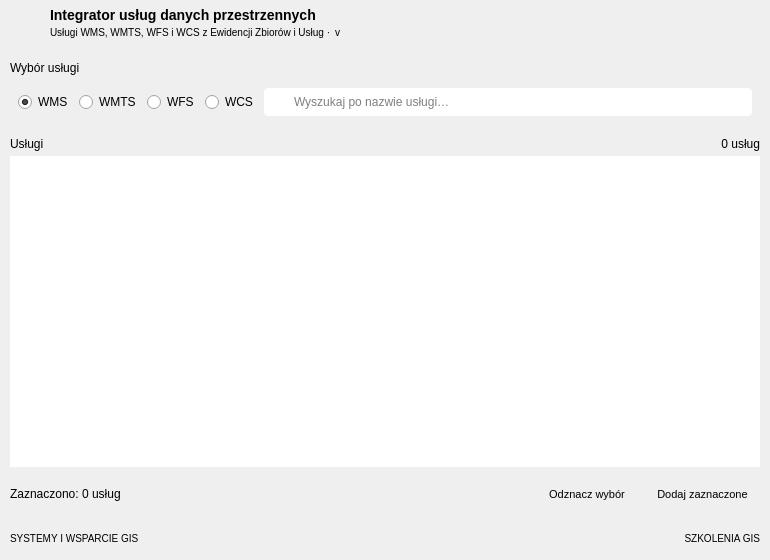
<?xml version="1.0" encoding="UTF-8"?>
<ui version="4.0">
 <class>IntegratorUslugPrzestrzennychDialogBase</class>
 <widget class="QDockWidget" name="IntegratorUslugPrzestrzennychDialogBase">
  <property name="geometry">
   <rect>
    <x>0</x>
    <y>0</y>
    <width>770</width>
    <height>560</height>
   </rect>
  </property>
  <property name="windowTitle">
   <string/>
  </property>
  <property name="windowIcon">
   <iconset>
    <normaloff>../images/icon.svg</normaloff>../images/icon.svg</iconset>
  </property>
  <property name="styleSheet">
   <string notr="true">* { font-family: "DejaVu Sans"; }
QScrollArea#scrollArea { border: none; background: transparent; }
QLabel#lbl_title { font-size: 14px; font-weight: bold; }
QLabel#lbl_subtitle, QLabel#lbl_pluginVersion { font-size: 10px; }
QToolButton#btn_help, QToolButton#btn_close { border: none; border-radius: 6px; padding: 3px; }
QLabel#lbl_email, QLabel#lbl_szkolenia { font-size: 10px; }
QLabel#lbl_logo { background: transparent; padding: 0px; }

QFrame#card_service, QFrame#card_services { border-radius: 6px; background-repeat: repeat-x; background-position: top left; background-origin: border; }
QLabel[role="card-title"] { font-size: 11px; font-weight: bold; padding: 0px 8px; background: transparent; }
QLabel[role="count"] { font-size: 10px; font-weight: bold; }
QLabel[role="caption"] { font-size: 10px; padding: 4px 8px; }

QRadioButton[role="pill"] { font-size: 10px; font-weight: bold; border-radius: 13px; padding: 0px 14px; spacing: 0px; }
QRadioButton[role="pill"]::indicator { width: 0px; height: 0px; border: none; image: none; }

QLineEdit { border-radius: 4px; padding: 0px 6px; font-size: 12px; }
QLineEdit#search_lineedit { padding-left: 28px; background-repeat: no-repeat; background-position: left center; background-origin: border; }

QTableView { border: none; padding: 0px; font-size: 12px; }
QTableView::item { padding: 0px 6px; border: none; }
QHeaderView::section { font-size: 12px; font-weight: bold; padding: 4px 6px; margin: 0px; border: none; }
QHeaderView::down-arrow, QHeaderView::up-arrow { width: 10px; height: 10px; subcontrol-position: center right; subcontrol-origin: padding; }

QPushButton { border-radius: 4px; padding: 4px 12px; font-size: 11px; }
QPushButton[role="primary"] { font-size: 12px; font-weight: bold; padding: 4px 14px; border: none; }

QPushButton:focus, QToolButton:focus, QRadioButton:focus, QTableView:focus { outline: none; }

QDockWidget[theme="light"] QWidget#dockWidgetContents, QDockWidget[theme="light"] QWidget#content_widget { background: #ffffff; }
QDockWidget[theme="light"] QLabel { color: #23282a; }
QDockWidget[theme="light"] QFrame#header_frame { background: #ffffff; border: none; border-bottom: 2px solid #4c6e4f; }
QDockWidget[theme="light"] QLabel#lbl_title { color: #3b5a3e; }
QDockWidget[theme="light"] QLabel#lbl_subtitle, QDockWidget[theme="light"] QLabel#lbl_pluginVersion { color: #6b7572; }
QDockWidget[theme="light"] QToolButton#btn_help:hover, QDockWidget[theme="light"] QToolButton#btn_close:hover { background: #e8efe8; }
QDockWidget[theme="light"] QToolButton#btn_help { qproperty-icon: url(iudpimg:help.svg); }
QDockWidget[theme="light"] QToolButton#btn_close { qproperty-icon: url(iudpimg:close.svg); }
QDockWidget[theme="light"] QFrame#footer_frame { background: #f6f8f6; border: none; border-top: 1px solid #d6ded6; }

QDockWidget[theme="light"] QFrame#card_service { background-color: #ffffff; background-image: url(iudpimg:bar_service_light.svg); border: 1px solid #b9c7ba; }
QDockWidget[theme="light"] QFrame#card_services { background-color: #ffffff; background-image: url(iudpimg:bar_list_light.svg); border: 1px solid #d6ded6; }
QDockWidget[theme="light"] QLabel[role="card-title"] { color: #23282a; }
QDockWidget[theme="light"] QFrame#services_title_bar { background: transparent; border: none; }
QDockWidget[theme="light"] QLabel#lbl_services_title { background: transparent; color: #3b5a3e; }
QDockWidget[theme="light"] QLabel[role="caption"] { color: #6b7572; }
QDockWidget[theme="light"] QLabel[role="count"] { color: #3b5a3e; }

QDockWidget[theme="light"] QRadioButton[role="pill"] { background: #ffffff; color: #23282a; border: 1px solid #b9c7ba; }
QDockWidget[theme="light"] QRadioButton[role="pill"]:hover { border-color: #4c6e4f; color: #3b5a3e; }
QDockWidget[theme="light"] QRadioButton[role="pill"]:checked { background: #4c6e4f; color: #ffffff; border-color: #4c6e4f; }
QDockWidget[theme="light"] QRadioButton[role="pill"]:disabled { color: #9aa39e; border-color: #d6ded6; }
QDockWidget[theme="light"] QRadioButton[role="pill"]:checked:disabled { background: #c9d3ca; color: #f4f6f4; border-color: #c9d3ca; }

QDockWidget[theme="light"] QLineEdit { background: #ffffff; color: #23282a; border: 1px solid #b9c7ba; selection-background-color: #4c6e4f; selection-color: #ffffff; }
QDockWidget[theme="light"] QLineEdit:focus { border: 1px solid #4c6e4f; }
QDockWidget[theme="light"] QLineEdit#search_lineedit { background-image: url(iudpimg:search.svg); }

QDockWidget[theme="light"] QTableView { background: #ffffff; alternate-background-color: #f6f8f6; color: #23282a; selection-background-color: #4c6e4f; selection-color: #ffffff; }
QDockWidget[theme="light"] QTableView::item:selected { background: #4c6e4f; color: #ffffff; }
QDockWidget[theme="light"] QHeaderView { background: #e8efe8; }
QDockWidget[theme="light"] QHeaderView::section { background: #e8efe8; color: #3b5a3e; border-top: 1px solid #e8efe8; border-left: none; border-bottom: 1px solid #d6ded6; border-right: 1px solid #d6ded6; }
QDockWidget[theme="light"] QHeaderView::up-arrow { image: url(iudpimg:sort_down.svg); }
QDockWidget[theme="light"] QHeaderView::down-arrow { image: url(iudpimg:sort_up.svg); }

QDockWidget[theme="light"] QPushButton { background: #ffffff; color: #23282a; border: 1px solid #b9c7ba; }
QDockWidget[theme="light"] QPushButton:hover { border-color: #4c6e4f; color: #3b5a3e; }
QDockWidget[theme="light"] QPushButton:pressed { background: #eef3ee; }
QDockWidget[theme="light"] QPushButton:disabled { color: #9aa39e; border-color: #d6ded6; }
QDockWidget[theme="light"] QPushButton#reject_btn { qproperty-icon: url(iudpimg:clear.svg); }
QDockWidget[theme="light"] QPushButton[role="primary"] { background: #4c6e4f; color: #ffffff; border: none; }
QDockWidget[theme="light"] QPushButton[role="primary"]:hover { background: #5b8260; color: #ffffff; }
QDockWidget[theme="light"] QPushButton[role="primary"]:pressed { background: #3d5a40; }
QDockWidget[theme="light"] QPushButton[role="primary"]:disabled { background: #c9d3ca; color: #f4f6f4; }

QDockWidget[theme="dark"] QWidget#dockWidgetContents, QDockWidget[theme="dark"] QWidget#content_widget { background: #2b2d2e; }
QDockWidget[theme="dark"] QLabel { color: #e6e9e7; }
QDockWidget[theme="dark"] QFrame#header_frame { background: #303334; border: none; border-bottom: 2px solid #6f9c73; }
QDockWidget[theme="dark"] QLabel#lbl_title { color: #a9cfac; }
QDockWidget[theme="dark"] QLabel#lbl_subtitle, QDockWidget[theme="dark"] QLabel#lbl_pluginVersion { color: #9aa4a0; }
QDockWidget[theme="dark"] QToolButton#btn_help:hover, QDockWidget[theme="dark"] QToolButton#btn_close:hover { background: #2c3a2d; }
QDockWidget[theme="dark"] QToolButton#btn_help { qproperty-icon: url(iudpimg:help_dark.svg); }
QDockWidget[theme="dark"] QToolButton#btn_close { qproperty-icon: url(iudpimg:close_dark.svg); }
QDockWidget[theme="dark"] QFrame#footer_frame { background: #303334; border: none; border-top: 1px solid #44494a; }

QDockWidget[theme="dark"] QFrame#card_service { background-color: #262829; background-image: url(iudpimg:bar_service_dark.svg); border: 1px solid #6f9c73; }
QDockWidget[theme="dark"] QFrame#card_services { background-color: #262829; background-image: url(iudpimg:bar_list_dark.svg); border: 1px solid #44494a; }
QDockWidget[theme="dark"] QLabel[role="card-title"] { color: #ffffff; }
QDockWidget[theme="dark"] QFrame#services_title_bar { background: transparent; border: none; }
QDockWidget[theme="dark"] QLabel#lbl_services_title { background: transparent; color: #a9cfac; }
QDockWidget[theme="dark"] QLabel[role="caption"] { color: #9aa4a0; }
QDockWidget[theme="dark"] QLabel[role="count"] { color: #a9cfac; }

QDockWidget[theme="dark"] QRadioButton[role="pill"] { background: #262829; color: #e6e9e7; border: 1px solid #5a6162; }
QDockWidget[theme="dark"] QRadioButton[role="pill"]:hover { border-color: #6f9c73; color: #a9cfac; }
QDockWidget[theme="dark"] QRadioButton[role="pill"]:checked { background: #6f9c73; color: #ffffff; border-color: #6f9c73; }
QDockWidget[theme="dark"] QRadioButton[role="pill"]:disabled { color: #6f7773; border-color: #44494a; }
QDockWidget[theme="dark"] QRadioButton[role="pill"]:checked:disabled { background: #3e4442; color: #8a918e; border-color: #3e4442; }

QDockWidget[theme="dark"] QLineEdit { background: #1f2122; color: #e6e9e7; border: 1px solid #5a6162; selection-background-color: #6f9c73; selection-color: #ffffff; }
QDockWidget[theme="dark"] QLineEdit:focus { border: 1px solid #6f9c73; }
QDockWidget[theme="dark"] QLineEdit#search_lineedit { background-image: url(iudpimg:search_dark.svg); }

QDockWidget[theme="dark"] QTableView { background: #262829; alternate-background-color: #2b2d2e; color: #e6e9e7; selection-background-color: #6f9c73; selection-color: #ffffff; }
QDockWidget[theme="dark"] QTableView::item:selected { background: #6f9c73; color: #ffffff; }
QDockWidget[theme="dark"] QHeaderView { background: #2c3a2d; }
QDockWidget[theme="dark"] QHeaderView::section { background: #2c3a2d; color: #a9cfac; border-top: 1px solid #2c3a2d; border-left: none; border-bottom: 1px solid #44494a; border-right: 1px solid #44494a; }
QDockWidget[theme="dark"] QHeaderView::up-arrow { image: url(iudpimg:sort_down_dark.svg); }
QDockWidget[theme="dark"] QHeaderView::down-arrow { image: url(iudpimg:sort_up_dark.svg); }

QDockWidget[theme="dark"] QPushButton { background: #2b2d2e; color: #e6e9e7; border: 1px solid #5a6162; }
QDockWidget[theme="dark"] QPushButton:hover { border-color: #6f9c73; color: #a9cfac; }
QDockWidget[theme="dark"] QPushButton:pressed { background: #2c3a2d; }
QDockWidget[theme="dark"] QPushButton:disabled { color: #6f7773; border-color: #44494a; }
QDockWidget[theme="dark"] QPushButton#reject_btn { qproperty-icon: url(iudpimg:clear_dark.svg); }
QDockWidget[theme="dark"] QPushButton[role="primary"] { background: #6f9c73; color: #ffffff; border: none; }
QDockWidget[theme="dark"] QPushButton[role="primary"]:hover { background: #7fae83; color: #ffffff; }
QDockWidget[theme="dark"] QPushButton[role="primary"]:pressed { background: #5b8260; }
QDockWidget[theme="dark"] QPushButton[role="primary"]:disabled { background: #3e4442; color: #8a918e; }
</string>
  </property>
  <property name="theme" stdset="0">
   <string notr="true">light</string>
  </property>
  <widget class="QWidget" name="dockWidgetContents">
   <layout class="QVBoxLayout" name="verticalLayout_main">
    <property name="spacing">
     <number>0</number>
    </property>
    <property name="leftMargin">
     <number>0</number>
    </property>
    <property name="topMargin">
     <number>0</number>
    </property>
    <property name="rightMargin">
     <number>0</number>
    </property>
    <property name="bottomMargin">
     <number>0</number>
    </property>
    <item>
     <widget class="QFrame" name="header_frame">
      <property name="frameShape">
       <enum>QFrame::NoFrame</enum>
      </property>
      <layout class="QHBoxLayout" name="horizontalLayout_header" stretch="0,1,0,0">
       <property name="spacing">
        <number>8</number>
       </property>
       <property name="leftMargin">
        <number>8</number>
       </property>
       <property name="topMargin">
        <number>6</number>
       </property>
       <property name="rightMargin">
        <number>8</number>
       </property>
       <property name="bottomMargin">
        <number>6</number>
       </property>
       <item>
        <widget class="QLabel" name="img_main">
         <property name="minimumSize">
          <size>
           <width>34</width>
           <height>34</height>
          </size>
         </property>
         <property name="maximumSize">
          <size>
           <width>34</width>
           <height>34</height>
          </size>
         </property>
         <property name="text">
          <string/>
         </property>
         <property name="pixmap">
          <pixmap>../images/icon.svg</pixmap>
         </property>
         <property name="scaledContents">
          <bool>true</bool>
         </property>
         <property name="margin">
          <number>3</number>
         </property>
        </widget>
       </item>
       <item>
        <layout class="QVBoxLayout" name="verticalLayout_title">
         <property name="spacing">
          <number>1</number>
         </property>
         <item>
          <widget class="QLabel" name="lbl_title">
           <property name="text">
            <string>Integrator usług danych przestrzennych</string>
           </property>
          </widget>
         </item>
         <item>
          <layout class="QHBoxLayout" name="horizontalLayout_subtitle">
           <property name="spacing">
            <number>4</number>
           </property>
           <item>
            <widget class="QLabel" name="lbl_subtitle">
             <property name="text">
              <string>Usługi WMS, WMTS, WFS i WCS z Ewidencji Zbiorów i Usług ·</string>
             </property>
            </widget>
           </item>
           <item>
            <widget class="QLabel" name="lbl_pluginVersion">
             <property name="text">
              <string>v</string>
             </property>
            </widget>
           </item>
           <item>
            <spacer name="horizontalSpacer_subtitle">
             <property name="orientation">
              <enum>Qt::Horizontal</enum>
             </property>
             <property name="sizeHint" stdset="0">
              <size>
               <width>10</width>
               <height>10</height>
              </size>
             </property>
            </spacer>
           </item>
          </layout>
         </item>
        </layout>
       </item>
       <item>
        <widget class="QToolButton" name="btn_help">
         <property name="cursor">
          <cursorShape>PointingHandCursor</cursorShape>
         </property>
         <property name="toolTip">
          <string>Pomoc – strona wtyczki</string>
         </property>
         <property name="icon">
          <iconset>
           <normaloff>../images/help.svg</normaloff>../images/help.svg</iconset>
         </property>
         <property name="iconSize">
          <size>
           <width>18</width>
           <height>18</height>
          </size>
         </property>
         <property name="autoRaise">
          <bool>true</bool>
         </property>
        </widget>
       </item>
       <item>
        <widget class="QToolButton" name="btn_close">
         <property name="cursor">
          <cursorShape>PointingHandCursor</cursorShape>
         </property>
         <property name="toolTip">
          <string>Zamknij wtyczkę</string>
         </property>
         <property name="icon">
          <iconset>
           <normaloff>../images/close.svg</normaloff>../images/close.svg</iconset>
         </property>
         <property name="iconSize">
          <size>
           <width>18</width>
           <height>18</height>
          </size>
         </property>
         <property name="autoRaise">
          <bool>true</bool>
         </property>
        </widget>
       </item>
      </layout>
     </widget>
    </item>
    <item>
     <widget class="QScrollArea" name="scrollArea">
      <property name="frameShape">
       <enum>QFrame::NoFrame</enum>
      </property>
      <property name="widgetResizable">
       <bool>true</bool>
      </property>
      <widget class="QWidget" name="content_widget">
       <layout class="QVBoxLayout" name="verticalLayout_content" stretch="0,1,0">
        <property name="spacing">
         <number>8</number>
        </property>
        <property name="leftMargin">
         <number>10</number>
        </property>
        <property name="topMargin">
         <number>10</number>
        </property>
        <property name="rightMargin">
         <number>10</number>
        </property>
        <property name="bottomMargin">
         <number>10</number>
        </property>
        <item>
         <widget class="QFrame" name="card_service">
          <property name="frameShape">
           <enum>QFrame::NoFrame</enum>
          </property>
          <layout class="QVBoxLayout" name="verticalLayout_card_service">
           <property name="spacing">
            <number>0</number>
           </property>
           <property name="leftMargin">
            <number>0</number>
           </property>
           <property name="topMargin">
            <number>0</number>
           </property>
           <property name="rightMargin">
            <number>0</number>
           </property>
           <property name="bottomMargin">
            <number>0</number>
           </property>
           <item>
            <widget class="QLabel" name="lbl_service_title">
             <property name="minimumSize">
              <size>
               <width>0</width>
               <height>24</height>
              </size>
             </property>
             <property name="maximumSize">
              <size>
               <width>16777215</width>
               <height>24</height>
              </size>
             </property>
             <property name="text">
              <string>Wybór usługi</string>
             </property>
             <property name="role" stdset="0">
              <string notr="true">card-title</string>
             </property>
            </widget>
           </item>
           <item>
            <layout class="QHBoxLayout" name="horizontalLayout_service" stretch="0,0,0,0,1">
             <property name="spacing">
              <number>6</number>
             </property>
             <property name="leftMargin">
              <number>8</number>
             </property>
             <property name="topMargin">
              <number>8</number>
             </property>
             <property name="rightMargin">
              <number>8</number>
             </property>
             <property name="bottomMargin">
              <number>8</number>
             </property>
             <item>
              <widget class="QRadioButton" name="wms_rdbtn">
               <property name="minimumSize">
                <size>
                 <width>0</width>
                 <height>26</height>
                </size>
               </property>
               <property name="cursor">
                <cursorShape>PointingHandCursor</cursorShape>
               </property>
               <property name="text">
                <string>WMS</string>
               </property>
               <property name="checked">
                <bool>true</bool>
               </property>
               <property name="role" stdset="0">
                <string notr="true">pill</string>
               </property>
              </widget>
             </item>
             <item>
              <widget class="QRadioButton" name="wmts_rdbtn">
               <property name="minimumSize">
                <size>
                 <width>0</width>
                 <height>26</height>
                </size>
               </property>
               <property name="cursor">
                <cursorShape>PointingHandCursor</cursorShape>
               </property>
               <property name="text">
                <string>WMTS</string>
               </property>
               <property name="role" stdset="0">
                <string notr="true">pill</string>
               </property>
              </widget>
             </item>
             <item>
              <widget class="QRadioButton" name="wfs_rdbtn">
               <property name="minimumSize">
                <size>
                 <width>0</width>
                 <height>26</height>
                </size>
               </property>
               <property name="cursor">
                <cursorShape>PointingHandCursor</cursorShape>
               </property>
               <property name="text">
                <string>WFS</string>
               </property>
               <property name="role" stdset="0">
                <string notr="true">pill</string>
               </property>
              </widget>
             </item>
             <item>
              <widget class="QRadioButton" name="wcs_rdbtn">
               <property name="minimumSize">
                <size>
                 <width>0</width>
                 <height>26</height>
                </size>
               </property>
               <property name="cursor">
                <cursorShape>PointingHandCursor</cursorShape>
               </property>
               <property name="text">
                <string>WCS</string>
               </property>
               <property name="role" stdset="0">
                <string notr="true">pill</string>
               </property>
              </widget>
             </item>
             <item>
              <widget class="QLineEdit" name="search_lineedit">
               <property name="minimumSize">
                <size>
                 <width>140</width>
                 <height>28</height>
                </size>
               </property>
               <property name="placeholderText">
                <string>Wyszukaj po nazwie usługi…</string>
               </property>
               <property name="clearButtonEnabled">
                <bool>true</bool>
               </property>
              </widget>
             </item>
            </layout>
           </item>
          </layout>
         </widget>
        </item>
        <item>
         <widget class="QFrame" name="card_services">
          <property name="frameShape">
           <enum>QFrame::NoFrame</enum>
          </property>
          <layout class="QVBoxLayout" name="verticalLayout_card_services">
           <property name="spacing">
            <number>0</number>
           </property>
           <property name="leftMargin">
            <number>0</number>
           </property>
           <property name="topMargin">
            <number>0</number>
           </property>
           <property name="rightMargin">
            <number>0</number>
           </property>
           <property name="bottomMargin">
            <number>5</number>
           </property>
           <item>
            <widget class="QFrame" name="services_title_bar">
             <property name="minimumSize">
              <size>
               <width>0</width>
               <height>24</height>
              </size>
             </property>
             <property name="maximumSize">
              <size>
               <width>16777215</width>
               <height>24</height>
              </size>
             </property>
             <property name="frameShape">
              <enum>QFrame::NoFrame</enum>
             </property>
             <layout class="QHBoxLayout" name="horizontalLayout_services_title" stretch="1,0">
              <property name="spacing">
               <number>6</number>
              </property>
              <property name="leftMargin">
               <number>0</number>
              </property>
              <property name="topMargin">
               <number>0</number>
              </property>
              <property name="rightMargin">
               <number>0</number>
              </property>
              <property name="bottomMargin">
               <number>0</number>
              </property>
              <item>
               <widget class="QLabel" name="lbl_services_title">
                <property name="text">
                 <string>Usługi</string>
                </property>
                <property name="role" stdset="0">
                 <string notr="true">card-title</string>
                </property>
               </widget>
              </item>
              <item>
               <widget class="QLabel" name="lbl_services_count">
                <property name="text">
                 <string>0 usług</string>
                </property>
                <property name="alignment">
                 <set>Qt::AlignRight|Qt::AlignVCenter</set>
                </property>
                <property name="role" stdset="0">
                 <string notr="true">caption</string>
                </property>
               </widget>
              </item>
             </layout>
            </widget>
           </item>
           <item>
            <widget class="QTableView" name="services_table">
             <property name="minimumSize">
              <size>
               <width>0</width>
               <height>150</height>
              </size>
             </property>
             <property name="frameShape">
              <enum>QFrame::NoFrame</enum>
             </property>
             <property name="alternatingRowColors">
              <bool>true</bool>
             </property>
             <property name="selectionBehavior">
              <enum>QAbstractItemView::SelectRows</enum>
             </property>
             <property name="showGrid">
              <bool>false</bool>
             </property>
             <property name="wordWrap">
              <bool>false</bool>
             </property>
             <attribute name="horizontalHeaderHighlightSections">
              <bool>false</bool>
             </attribute>
             <attribute name="verticalHeaderVisible">
              <bool>false</bool>
             </attribute>
            </widget>
           </item>
          </layout>
         </widget>
        </item>
        <item>
         <layout class="QHBoxLayout" name="horizontalLayout_actions">
          <property name="spacing">
           <number>8</number>
          </property>
          <item>
           <widget class="QLabel" name="lbl_selected_count">
            <property name="text">
             <string>Zaznaczono: 0 usług</string>
            </property>
            <property name="role" stdset="0">
             <string notr="true">count</string>
            </property>
           </widget>
          </item>
          <item>
           <spacer name="horizontalSpacer_actions">
            <property name="orientation">
             <enum>Qt::Horizontal</enum>
            </property>
            <property name="sizeHint" stdset="0">
             <size>
              <width>10</width>
              <height>10</height>
             </size>
            </property>
           </spacer>
          </item>
          <item>
           <widget class="QPushButton" name="reject_btn">
            <property name="minimumSize">
             <size>
              <width>0</width>
              <height>26</height>
             </size>
            </property>
            <property name="cursor">
             <cursorShape>PointingHandCursor</cursorShape>
            </property>
            <property name="toolTip">
             <string>Czyści zaznaczone wiersze tabeli</string>
            </property>
            <property name="text">
             <string>Odznacz wybór</string>
            </property>
            <property name="icon">
             <iconset>
              <normaloff>../images/clear.svg</normaloff>../images/clear.svg</iconset>
            </property>
            <property name="iconSize">
             <size>
              <width>10</width>
              <height>10</height>
             </size>
            </property>
           </widget>
          </item>
          <item>
           <widget class="QPushButton" name="add_btn">
            <property name="minimumSize">
             <size>
              <width>0</width>
              <height>28</height>
             </size>
            </property>
            <property name="cursor">
             <cursorShape>PointingHandCursor</cursorShape>
            </property>
            <property name="toolTip">
             <string>Dodaje usługę do projektu</string>
            </property>
            <property name="text">
             <string>Dodaj zaznaczone</string>
            </property>
            <property name="icon">
             <iconset>
              <normaloff>../images/plus.svg</normaloff>../images/plus.svg</iconset>
            </property>
            <property name="iconSize">
             <size>
              <width>12</width>
              <height>12</height>
             </size>
            </property>
            <property name="role" stdset="0">
             <string notr="true">primary</string>
            </property>
           </widget>
          </item>
         </layout>
        </item>
       </layout>
      </widget>
     </widget>
    </item>
    <item>
     <widget class="QFrame" name="footer_frame">
      <property name="frameShape">
       <enum>QFrame::NoFrame</enum>
      </property>
      <layout class="QHBoxLayout" name="horizontalLayout_footer">
       <property name="spacing">
        <number>6</number>
       </property>
       <property name="leftMargin">
        <number>10</number>
       </property>
       <property name="topMargin">
        <number>4</number>
       </property>
       <property name="rightMargin">
        <number>10</number>
       </property>
       <property name="bottomMargin">
        <number>4</number>
       </property>
       <item>
        <widget class="QLabel" name="lbl_email">
         <property name="text">
          <string>&lt;a href="https://envirosolutions.pl/?utm_source=plugins&amp;utm_medium=referral&amp;utm_campaign=integrator_uslug_danych&amp;utm_content=systemy_wsparcie#uslugi" style="text-decoration:underline;"&gt;SYSTEMY I WSPARCIE GIS&lt;/a&gt;</string>
         </property>
         <property name="textFormat">
          <enum>Qt::RichText</enum>
         </property>
         <property name="openExternalLinks">
          <bool>true</bool>
         </property>
         <property name="textInteractionFlags">
          <set>Qt::TextBrowserInteraction</set>
         </property>
        </widget>
       </item>
       <item>
        <spacer name="horizontalSpacer_footerL">
         <property name="orientation">
          <enum>Qt::Horizontal</enum>
         </property>
         <property name="sizeHint" stdset="0">
          <size>
           <width>4</width>
           <height>10</height>
          </size>
         </property>
        </spacer>
       </item>
       <item>
        <widget class="QLabel" name="lbl_logo">
         <property name="minimumSize">
          <size>
           <width>120</width>
           <height>34</height>
          </size>
         </property>
         <property name="text">
          <string/>
         </property>
         <property name="pixmap">
          <pixmap>../images/es_logo_h.png</pixmap>
         </property>
         <property name="scaledContents">
          <bool>false</bool>
         </property>
         <property name="alignment">
          <set>Qt::AlignCenter</set>
         </property>
        </widget>
       </item>
       <item>
        <spacer name="horizontalSpacer_footerR">
         <property name="orientation">
          <enum>Qt::Horizontal</enum>
         </property>
         <property name="sizeHint" stdset="0">
          <size>
           <width>4</width>
           <height>10</height>
          </size>
         </property>
        </spacer>
       </item>
       <item>
        <widget class="QLabel" name="lbl_szkolenia">
         <property name="text">
          <string>&lt;a href="https://envirosolutions.pl/oferta-szkoleniowa/?utm_source=plugins&amp;utm_medium=referral&amp;utm_campaign=integrator_uslug_danych&amp;utm_content=szkolenia_gis" style="text-decoration:underline;"&gt;SZKOLENIA GIS&lt;/a&gt;</string>
         </property>
         <property name="textFormat">
          <enum>Qt::RichText</enum>
         </property>
         <property name="alignment">
          <set>Qt::AlignRight|Qt::AlignVCenter</set>
         </property>
         <property name="openExternalLinks">
          <bool>true</bool>
         </property>
         <property name="textInteractionFlags">
          <set>Qt::TextBrowserInteraction</set>
         </property>
        </widget>
       </item>
      </layout>
     </widget>
    </item>
   </layout>
  </widget>
 </widget>
 <tabstops>
  <tabstop>wms_rdbtn</tabstop>
  <tabstop>wmts_rdbtn</tabstop>
  <tabstop>wfs_rdbtn</tabstop>
  <tabstop>wcs_rdbtn</tabstop>
  <tabstop>search_lineedit</tabstop>
  <tabstop>services_table</tabstop>
  <tabstop>reject_btn</tabstop>
  <tabstop>add_btn</tabstop>
 </tabstops>
 <resources/>
 <connections>
  <connection>
   <sender>reject_btn</sender>
   <signal>clicked()</signal>
   <receiver>services_table</receiver>
   <slot>clearSelection()</slot>
   <hints>
    <hint type="sourcelabel">
     <x>20</x>
     <y>20</y>
    </hint>
    <hint type="destinationlabel">
     <x>20</x>
     <y>20</y>
    </hint>
   </hints>
  </connection>
 </connections>
</ui>
